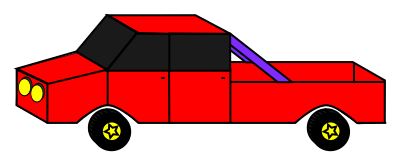
#> input picture main/boards/lckfb/szpi-esp32s3/assets/transport/originals/car-141901.png, 400 x 165 px
$ python generate_transport_assets.py
#> lines starting #> are read from the running program, lines starting #| are printed output that depends on the picture
#!/usr/bin/env python3
# SPDX-License-Identifier: MIT
"""Offline reproducible RGB565 and real-recording Opus asset conversion.

Requires Pillow, Inkscape and FFmpeg/libopus. No network access. --check verifies
committed outputs. Source attribution and exact excerpts: assets/transport/README.md.
"""
import argparse
import hashlib
import json
from pathlib import Path
import struct
import subprocess
import tempfile
from PIL import Image
from generate_animal_sounds import ogg_packets, packet_duration_ms

BOARD = Path(__file__).resolve().parents[1]
ROOT = BOARD / 'assets/transport'
ITEMS = (
    ('Car', 'car-141901.png', 'car-real-0258.wav', 0, 1.607),
    ('Train', 'train-modern.svg', 'train-modern-2846.wav', 0, 2.4),
    ('Bicycle', 'bicycle-169493.png', 'bicycle-1042.wav', 0, 1.955),
    ('Plane', 'airplane-small-324034.png', 'airplane-0501.wav', 1, 2.5),
)
HEADER = '''// Generated by tools/generate_transport_assets.py; see assets/transport/README.md.
#pragma once
#include "sdkconfig.h"
#ifndef CONFIG_USE_EMOTE_MESSAGE_STYLE
#include <lvgl.h>
#include <cstddef>
#include <string_view>
namespace transport_game_assets {
inline constexpr size_t kCount = 4;
inline constexpr int kImageWidth = 140;
inline constexpr int kImageHeight = 130;
// Order: car, modern train, bicycle, propeller plane. Flash-resident assets.
// Invalid indices return nullptr / an empty view.
const lv_image_dsc_t* GetImage(size_t index);
std::string_view GetSound(size_t index);
}  // namespace transport_game_assets
#endif
'''

def run(args):
    return subprocess.run(args, check=True, stdout=subprocess.PIPE, stderr=subprocess.PIPE).stdout

def array(name, data):
    return '\n'.join(['// clang-format off', f'alignas(4) constexpr unsigned char {name}[] = {{'] +
        ['    ' + ', '.join(f'0x{x:02x}' for x in data[i:i+16]) + ',' for i in range(0,len(data),16)] +
        ['};', '// clang-format on'])

def generate(tmp):
    parts = ['// Generated by tools/generate_transport_assets.py. Do not edit.',
        '// Wrapper: MIT. Images/audio: CC0; see assets/transport/README.md.',
        '#include "transport_game_assets.h"', '#ifndef CONFIG_USE_EMOTE_MESSAGE_STYLE',
        'namespace transport_game_assets {', 'namespace {']
    reports = []
    for name, picture, sound, start, duration in ITEMS:
        src = ROOT / 'originals' / picture
        if src.suffix == '.svg':
            dest = tmp / f'{name}.png'
            run(['inkscape', str(src), '--export-type=png', '--export-width=560', '-o', str(dest)])
            src = dest
        im = Image.open(src).convert('RGBA')
#> im is the input picture: PIL image 400x165 RGBA; mean R, G, B, A 76.5, 4.7, 4, 120.4
        im.thumbnail((132,122), Image.Resampling.LANCZOS)
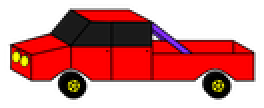
#> im: PIL image 132x54 RGBA (shown 2 times larger); mean R, G, B, A 76.9, 4.8, 4.1, 120.3; transparent parts drawn white
        canvas = Image.new('RGBA',(140,130),(255,248,234,255))
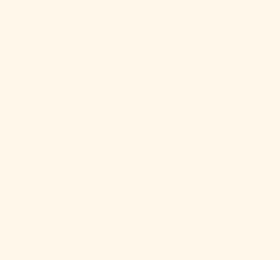
#> canvas: PIL image 140x130 RGBA (shown 2 times larger); mean R, G, B, A 255, 248, 234, 255
        canvas.alpha_composite(im,((140-im.width)//2,(130-im.height)//2))
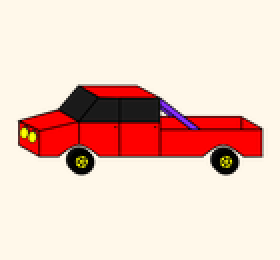
#> canvas: PIL image 140x130 RGBA (shown 2 times larger); mean R, G, B, A 237.5, 204, 192.3, 255
        canvas = canvas.convert('RGB')
#> canvas: PIL image 140x130 RGB
        canvas.save(tmp / f'{name.lower()}.png')
#> (the run stopped early here; a loop or call above may not have finished)
